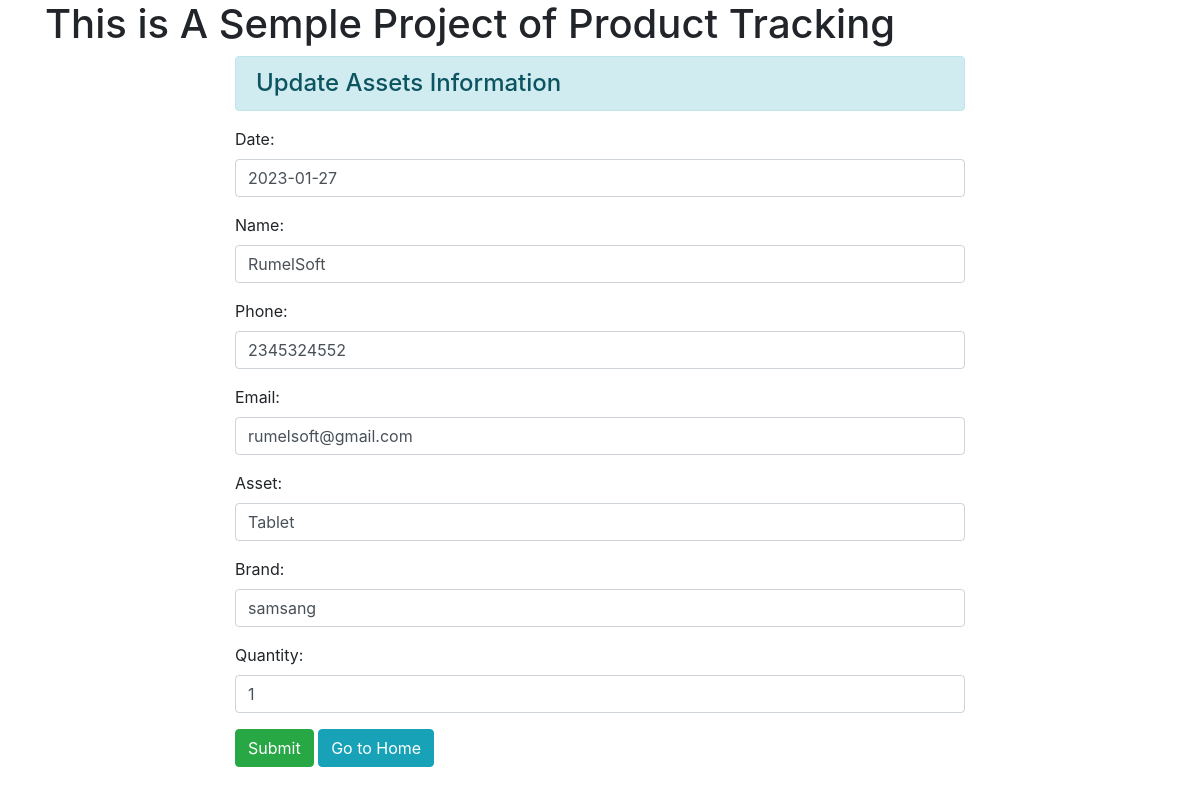
The app's page /update/2/ with its own data.
### myapp/models.py (models this page shows, shortened)
class AssetsModel(models.Model):
    name = models.CharField(max_length=100)
    email = models.EmailField()
    phone = models.CharField(max_length=20)
    ASSETS_CHOICES = (
        ('Phone', 'Phones'),
        ('Tablet', 'Tablets'),
        ('Laptop', 'Laptops'),
    )
    asset = models.CharField(max_length=10, choices=ASSETS_CHOICES)
    brand = models.CharField(max_length=20)
    quantity = models.IntegerField()
    date = models.DateField(("Date"), default=date.today)

### myapp/views.py (the view, shortened to what this page needs)
# urls.py: path('update/<int:id>/', views.CustomerUpdate.as_view(), name='customer-update'),
class CustomerUpdate(View):
    def get(self, request, id):
        up = AssetsModel.objects.get(pk=id)
        fm = CustomerRegistrationForm(instance=up)
        return render(request, 'myapp/update.html', {'form':fm})

### myapp/forms.py
class CustomerRegistrationForm(forms.ModelForm):
    class Meta:
        model = AssetsModel
        fields = ['id', 'date', 'name', 'phone', 'email', 'asset', 'brand', 'quantity']
        widgets = {
            'date': forms.TextInput(attrs={'class':'form-control'}),
            'name': forms.TextInput(attrs={'class':'form-control'}),
            'phone': forms.TextInput(attrs={'class':'form-control'}),
            'email': forms.TextInput(attrs={'class':'form-control'}),
            'asset': forms.TextInput(attrs={'class':'form-control'}),
            'brand': forms.TextInput(attrs={'class':'form-control'}),
            'quantity': forms.TextInput(attrs={'class':'form-control'}),
        }

### myapp/templates/myapp/update.html (shortened to what this page needs)
{% extends 'myapp/base.html' %}
{% block content %}
<div class="row">
    <div class="col-sm-8 offset-2">
        <h4 class="alert alert-info" >Update Assets Information</h4>
        <form action="", method="post">
            {{ form.as_p }}
            <input type="submit" class="btn btn-success" value="Submit">
            <a href="{% url 'add-customer' %}" class="btn btn-info">Go to Home</a>
        </form><br><br>
    </div>
</div>
{% endblock content %}

### records on screen
AssetsModel: date "2023-01-27", name "RumelSoft", phone "2345324552", email "rumelsoft@gmail.com", asset "Tablet", brand "samsang", quantity "1"
